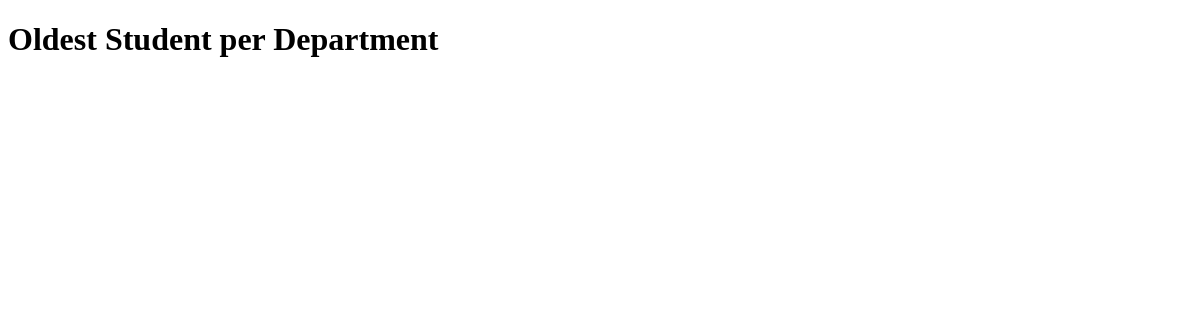
Page /books/lab9/task3 on the earlier database version.
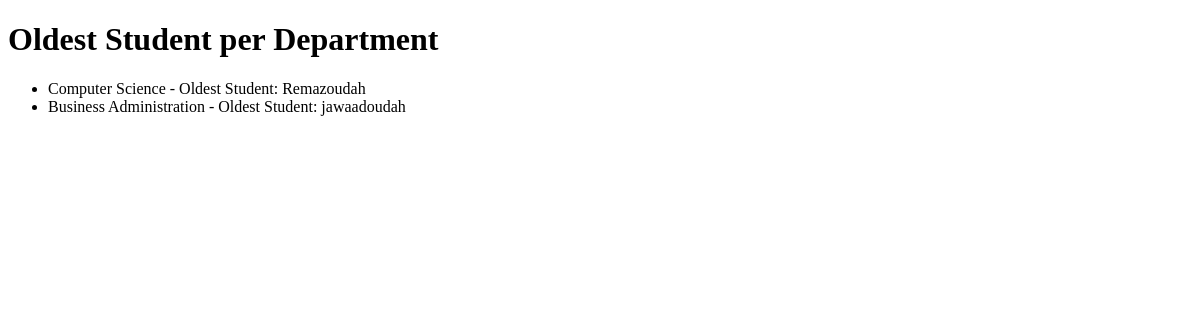
Same page on the later database version.
### apps/usermodule/models.py (models this page shows)
class Department(models.Model):
    name = models.CharField(max_length=100)

class Student2(models.Model):
    name = models.CharField(max_length=100)
    card = models.OneToOneField(Card, on_delete=models.PROTECT) #protect the deletion of card
    department = models.ForeignKey(Department,on_delete=models.CASCADE) #using cascade to make all students deleted automatically..
    course = models.ManyToManyField(Course)#so many student have many cources MANY TO MANY

### apps/bookmodule/views.py (the view)
# urls.py: path('lab9/task3', views.lab9_task3, name="lab9_task3"),
def lab9_task3(request):
    departments = Department.objects.all()
    dep_data = []
    for dep in departments:
        oldest_student = dep.student2_set.order_by('id').first()
        if oldest_student:
            student_name = oldest_student.name
        else:#in case theres no student
            student_name = "No students in this department"
        dep_data.append({
            'department_name': dep.name,
            'oldest_student_name': student_name,
        })
    return render(request, 'bookmodule/lab9_task3.html', {'departments': dep_data})

### apps/templates/bookmodule/lab9_task3.html (shortened to what this page needs)
<!DOCTYPE html>
<html>
<head>
</head>
<body>
    <h1>Oldest Student per Department</h1>
    <ul>
        {% for dep in departments %}
            <li>{{ dep.department_name }} - Oldest Student: {{ dep.oldest_student_name }}</li>
        {% endfor %}
    </ul>
</body>
</html>

Differences in the rows shown:
added Department: department_name "Computer Science"
now on this page (row unchanged): Student2: oldest_student_name "Remazoudah"
added Department: department_name "Business Administration"
now on this page (row unchanged): Student2: oldest_student_name "jawaadoudah"
Other differences:
new list line: "- Oldest Student:"
